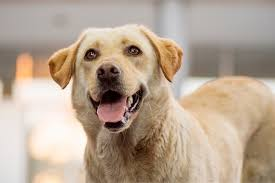
#> input picture Project_01-Image Processing/Data/dog.jpeg, 275 x 183 px
$ python -i filters.py   (imports and definitions only)
#> lines starting #> are read from the running program, lines starting #| are printed output that depends on the picture
#> further down, picture is the input picture: shape (183, 275, 3); mean B, G, R 146.4, 164.4, 182.8
import cv2
import numpy

import utils

##### CODES NEEDED FOR FILTERING #####
# THE FOLLOWING CODE IS FOR APPLYING HISTOGRAM EQUALIZATION TO THE FRAME OF THE VIDEO
def filter_hist(src,dst):
        # src = cv2.cvtColor(src, cv2.COLOR_BGR2GRAY)
#> called with dst = 'out.png'
    src= cv2.cvtColor(src, cv2.COLOR_BGR2RGB)
    src = cv2.cvtColor(src, cv2.COLOR_RGB2YCR_CB)
#> src: shape (183, 275, 3); mean of channels 0, 1, 2 167.8, 138.7, 115.9
    src[:, :, 0] = cv2.equalizeHist(src[:, :, 0])
#> src: shape (183, 275, 3); mean of channels 0, 1, 2 128.3, 138.7, 115.9
    src = cv2.cvtColor(src, cv2.COLOR_YCR_CB2RGB)
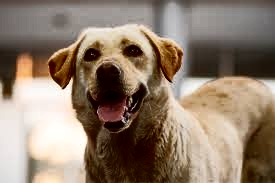
#> src: shape (183, 275, 3); mean R, G, B 143.2, 125, 108.3
    src = cv2.cvtColor(src, cv2.COLOR_RGB2BGR)
#> (the run stopped early here; a loop or call above may not have finished)
